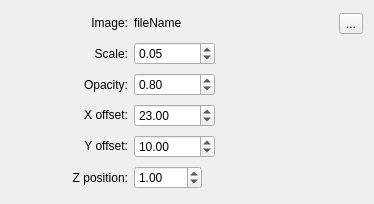
     <widget class="QWidget" name="pageWormholes">
      <property name="geometry">
       <rect>
        <x>0</x>
        <y>0</y>
        <width>374</width>
        <height>204</height>
       </rect>
      </property>
      <attribute name="label">
       <string>Wormholes</string>
      </attribute>
      <layout class="QGridLayout" name="gridLayout_5">
       <item row="0" column="0">
        <widget class="QLabel" name="label_17">
         <property name="sizePolicy">
          <sizepolicy hsizetype="Expanding" vsizetype="Fixed">
           <horstretch>0</horstretch>
           <verstretch>0</verstretch>
          </sizepolicy>
         </property>
         <property name="text">
          <string>Image:</string>
         </property>
         <property name="alignment">
          <set>Qt::AlignRight|Qt::AlignTrailing|Qt::AlignVCenter</set>
         </property>
        </widget>
       </item>
       <item row="0" column="1" colspan="2">
        <layout class="QGridLayout" name="gridLayout">
         <item row="0" column="0">
          <widget class="QLabel" name="labelWormholeFile">
           <property name="sizePolicy">
            <sizepolicy hsizetype="Preferred" vsizetype="Fixed">
             <horstretch>0</horstretch>
             <verstretch>0</verstretch>
            </sizepolicy>
           </property>
           <property name="text">
            <string>fileName</string>
           </property>
          </widget>
         </item>
         <item row="0" column="1">
          <widget class="QToolButton" name="buttonWormholeImage">
           <property name="text">
            <string>...</string>
           </property>
          </widget>
         </item>
        </layout>
       </item>
       <item row="1" column="0">
        <widget class="QLabel" name="label_32">
         <property name="sizePolicy">
          <sizepolicy hsizetype="Expanding" vsizetype="Preferred">
           <horstretch>0</horstretch>
           <verstretch>0</verstretch>
          </sizepolicy>
         </property>
         <property name="text">
          <string>Scale:</string>
         </property>
         <property name="alignment">
          <set>Qt::AlignRight|Qt::AlignTrailing|Qt::AlignVCenter</set>
         </property>
        </widget>
       </item>
       <item row="1" column="1">
        <widget class="QDoubleSpinBox" name="spinWormholeScale">
         <property name="sizePolicy">
          <sizepolicy hsizetype="Preferred" vsizetype="Fixed">
           <horstretch>0</horstretch>
           <verstretch>0</verstretch>
          </sizepolicy>
         </property>
         <property name="minimum">
          <double>0.010000000000000</double>
         </property>
         <property name="maximum">
          <double>100.000000000000000</double>
         </property>
         <property name="value">
          <double>0.050000000000000</double>
         </property>
        </widget>
       </item>
       <item row="2" column="0">
        <widget class="QLabel" name="label_13">
         <property name="sizePolicy">
          <sizepolicy hsizetype="Expanding" vsizetype="Preferred">
           <horstretch>0</horstretch>
           <verstretch>0</verstretch>
          </sizepolicy>
         </property>
         <property name="text">
          <string>Opacity:</string>
         </property>
         <property name="alignment">
          <set>Qt::AlignRight|Qt::AlignTrailing|Qt::AlignVCenter</set>
         </property>
        </widget>
       </item>
       <item row="2" column="1">
        <widget class="QDoubleSpinBox" name="spinWormholeOpacity">
         <property name="sizePolicy">
          <sizepolicy hsizetype="Preferred" vsizetype="Fixed">
           <horstretch>0</horstretch>
           <verstretch>0</verstretch>
          </sizepolicy>
         </property>
         <property name="minimum">
          <double>0.010000000000000</double>
         </property>
         <property name="maximum">
          <double>1.000000000000000</double>
         </property>
         <property name="singleStep">
          <double>0.010000000000000</double>
         </property>
         <property name="value">
          <double>0.800000000000000</double>
         </property>
        </widget>
       </item>
       <item row="3" column="0">
        <widget class="QLabel" name="label_33">
         <property name="sizePolicy">
          <sizepolicy hsizetype="Expanding" vsizetype="Fixed">
           <horstretch>0</horstretch>
           <verstretch>0</verstretch>
          </sizepolicy>
         </property>
         <property name="text">
          <string>X offset:</string>
         </property>
         <property name="alignment">
          <set>Qt::AlignRight|Qt::AlignTrailing|Qt::AlignVCenter</set>
         </property>
        </widget>
       </item>
       <item row="3" column="1">
        <widget class="QDoubleSpinBox" name="spinWormholeX">
         <property name="sizePolicy">
          <sizepolicy hsizetype="Preferred" vsizetype="Fixed">
           <horstretch>0</horstretch>
           <verstretch>0</verstretch>
          </sizepolicy>
         </property>
         <property name="minimum">
          <double>-10000.000000000000000</double>
         </property>
         <property name="maximum">
          <double>10000.000000000000000</double>
         </property>
         <property name="value">
          <double>23.000000000000000</double>
         </property>
        </widget>
       </item>
       <item row="3" column="2">
        <spacer name="horizontalSpacer_9">
         <property name="orientation">
          <enum>Qt::Horizontal</enum>
         </property>
         <property name="sizeType">
          <enum>QSizePolicy::Preferred</enum>
         </property>
         <property name="sizeHint" stdset="0">
          <size>
           <width>142</width>
           <height>20</height>
          </size>
         </property>
        </spacer>
       </item>
       <item row="4" column="0">
        <widget class="QLabel" name="label_34">
         <property name="sizePolicy">
          <sizepolicy hsizetype="Expanding" vsizetype="Fixed">
           <horstretch>0</horstretch>
           <verstretch>0</verstretch>
          </sizepolicy>
         </property>
         <property name="text">
          <string>Y offset:</string>
         </property>
         <property name="alignment">
          <set>Qt::AlignRight|Qt::AlignTrailing|Qt::AlignVCenter</set>
         </property>
        </widget>
       </item>
       <item row="4" column="1">
        <widget class="QDoubleSpinBox" name="spinWormholeY">
         <property name="sizePolicy">
          <sizepolicy hsizetype="Fixed" vsizetype="Fixed">
           <horstretch>0</horstretch>
           <verstretch>0</verstretch>
          </sizepolicy>
         </property>
         <property name="minimum">
          <double>-10000.000000000000000</double>
         </property>
         <property name="maximum">
          <double>10000.000000000000000</double>
         </property>
         <property name="value">
          <double>10.000000000000000</double>
         </property>
        </widget>
       </item>
       <item row="5" column="0">
        <widget class="QLabel" name="label_12">
         <property name="sizePolicy">
          <sizepolicy hsizetype="Expanding" vsizetype="Preferred">
           <horstretch>0</horstretch>
           <verstretch>0</verstretch>
          </sizepolicy>
         </property>
         <property name="text">
          <string>Z position:</string>
         </property>
         <property name="alignment">
          <set>Qt::AlignRight|Qt::AlignTrailing|Qt::AlignVCenter</set>
         </property>
        </widget>
       </item>
       <item row="5" column="1">
        <widget class="QDoubleSpinBox" name="spinWormholeZ">
         <property name="sizePolicy">
          <sizepolicy hsizetype="Fixed" vsizetype="Fixed">
           <horstretch>0</horstretch>
           <verstretch>0</verstretch>
          </sizepolicy>
         </property>
         <property name="minimum">
          <double>-100.000000000000000</double>
         </property>
         <property name="maximum">
          <double>100.000000000000000</double>
         </property>
         <property name="value">
          <double>1.000000000000000</double>
         </property>
        </widget>
       </item>
       <item row="5" column="2">
        <spacer name="horizontalSpacer_8">
         <property name="orientation">
          <enum>Qt::Horizontal</enum>
         </property>
         <property name="sizeType">
          <enum>QSizePolicy::Preferred</enum>
         </property>
         <property name="sizeHint" stdset="0">
          <size>
           <width>142</width>
           <height>20</height>
          </size>
         </property>
        </spacer>
       </item>
      </layout>
     </widget>
